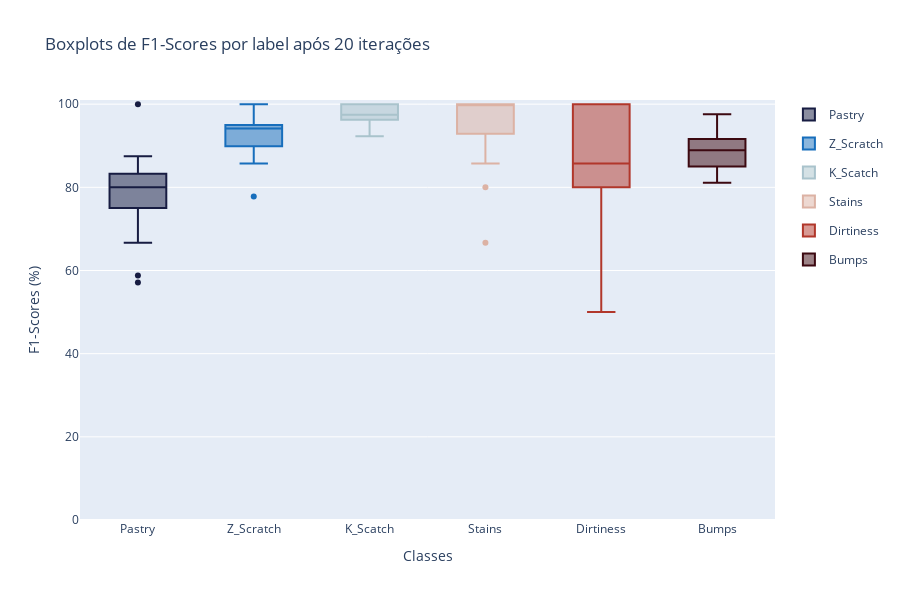

The cell this chart's notebook holds for it:
### Code cell
plot_label_metrics(svm_imb_bag_res, 'f1-scores', export=True, filename='svm_imb_bag_f1', path='../figs/metrics')

### Figure 1 — Plotly figure (JSON) as saved in the notebook; plotly's stock layout.template omitted (floating-point values rounded to 4 significant figures)
{"data": [{"legendgroup": "0", "marker": {"color": "rgb(23, 28, 66)"}, "name": "Pastry", "type": "box", "y": [76.92, 80, 57.14, 80, 71.43, 58.82, 66.67, 87.5, 82.35, 80, 77.78, 87.5, 82.35, 84.21, 87.5, 75, 80, 75, 100, 76.92]}, {"legendgroup": "1", "marker": {"color": "rgb(23, 110, 188)"}, "name": "Z_Scratch", "type": "box", "y": [94.74, 94.74, 100, 85.71, 90.91, 100, 94.74, 95.24, 100, 85.71, 94.12, 77.78, 94.12, 94.12, 94.12, 94.12, 88.89, 88.89, 95.24, 90.91]}, {"legendgroup": "2", "marker": {"color": "rgb(169, 195, 204)"}, "name": "K_Scatch", "type": "box", "y": [97.44, 100, 97.3, 97.3, 97.44, 100, 97.44, 100, 92.31, 97.56, 100, 95, 95.24, 95, 100, 95, 97.56, 100, 97.44, 100]}, {"legendgroup": "3", "marker": {"color": "rgb(220, 178, 164)"}, "name": "Stains", "type": "box", "y": [100, 100, 66.67, 100, 85.71, 100, 100, 100, 100, 100, 100, 85.71, 100, 100, 85.71, 100, 100, 100, 80, 100]}, {"legendgroup": "4", "marker": {"color": "rgb(177, 55, 43)"}, "name": "Dirtiness", "type": "box", "y": [80, 100, 85.71, 100, 100, 50, 100, 100, 80, 50, 80, 100, 100, 80, 80, 100, 100, 80, 85.71, 80]}, {"legendgroup": "5", "marker": {"color": "rgb(60, 9, 17)"}, "name": "Bumps", "type": "box", "y": [90.91, 90.48, 81.82, 87.8, 85, 87.8, 85, 97.56, 87.18, 81.08, 84.21, 92.31, 94.74, 97.44, 87.8, 92.68, 90, 82.93, 90, 90]}], "layout": {"autosize": true, "height": 600, "title": {"text": "Boxplots de F1-Scores por label após 20 iterações"}, "xaxis": {"title": {"text": "Classes"}}, "yaxis": {"range": [0, 101], "title": {"text": "F1-Scores (%)"}}}}
